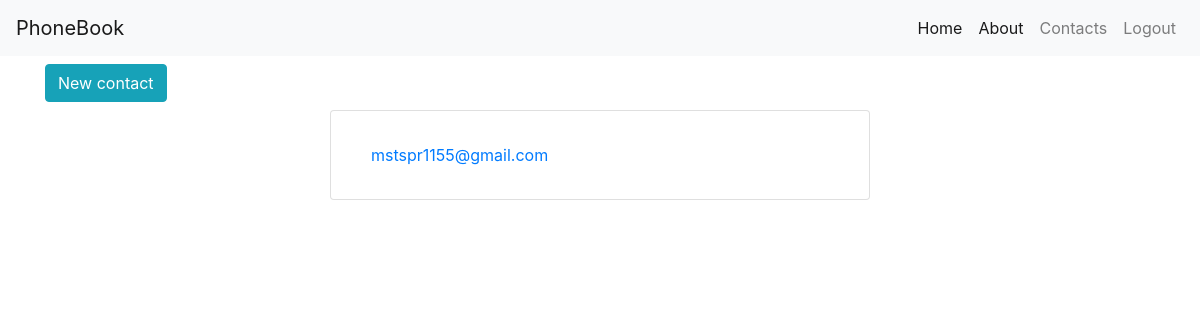
Before: /contacts/ (signed in) with the older database file.
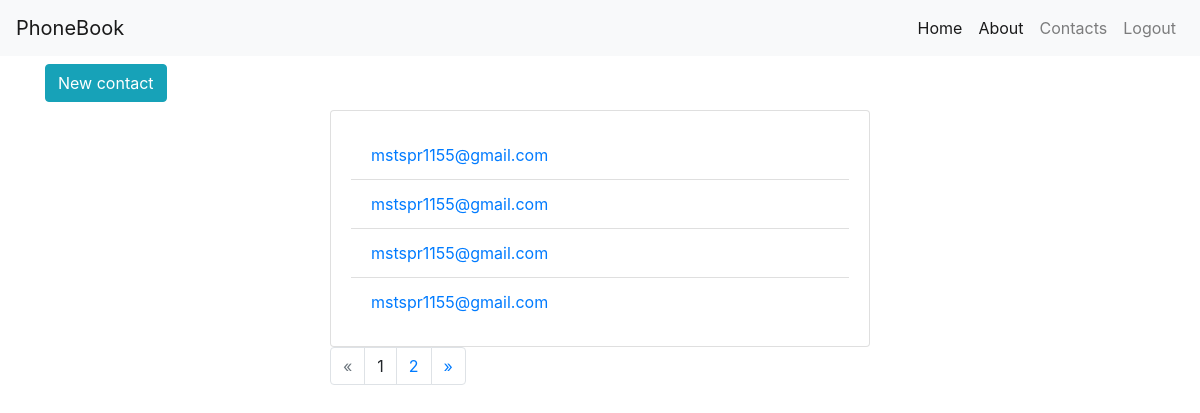
After: the same page with the newer database file.
### contact/models.py (models this page shows, shortened)
class Contact(models.Model):
    first_name = models.CharField(max_length=150)
    last_name = models.CharField(max_length=150)
    phone = models.CharField(max_length=150)
    email = models.CharField(max_length=150, blank=True)
    created_by = models.ForeignKey(User, on_delete=models.SET_NULL, null=True)
    created_at = models.DateTimeField(auto_now_add=True)

### contact/views.py (the view)
# urls.py: path("contacts/", ContactList.as_view(), name="contacts"),
class ContactList(ListView):
    context_object_name = "contacts"
    paginate_by = 4  # add this
    def get_queryset(self):
        user = self.request.user
        if user.is_authenticated:
            return Contact.objects.filter(created_by=self.request.user)
        return Contact.objects.filter(created_by=None)

### templates/contact/contact_list.html
{% extends "base.html" %}
{% block content %}
<div class="mt-2 mb-2">
  <a href="{% url 'new' %}" class="btn btn-info">New contact</a>
</div>
<div class="row">
  <div class="col-md-6 m-auto">
    <div class="card card-body">
      {% if contacts %}
      <ul class="list-group list-group-flush">
        {% for contact in contacts %}
        <li class="list-group-item">
          <a href="{% url 'details' contact.id %}"> {{ contact.email }}</a>
        </li>
        {% endfor %}
      </ul>
      {% else %}
      <p>No contact</p>
      {% endif %}
    </div>
    <nav aria-label="Page navigation example">
      {% if is_paginated %}
      <ul class="pagination">
        {% if page_obj.has_previous %}
        <li class="page-item"><a class="page-link" href="?page={{page_obj.previous_page_number}}">&laquo;</a></li>
        {% else %}
        <li class="page-item disabled"><a class="page-link" href="#">&laquo;</a></li>
        {% endif %}
        {% for i in paginator.page_range %}
        {% if page_obj.number == i %}
        <li class="page-item"><a class="page-link active">{{ i }}</a></li>
        {% else %}
        <li class="page-item"><a class="page-link" href="?page={{ i }}">{{ i }}</a></li>
        {% endif %}
        {% endfor %}
        {% if page_obj.has_next %}
        <li class="page-item">
          <a href="?page={{page_obj.next_page_number}}" class="page-link">&raquo;</a>
        </li>
        {% else %}
        <li class="page-item disabled">
          <a class="page-link">&raquo;</a>
        </li>
        {% endif %}
      </ul>
      {% endif %}
    </nav>
  </div>
</div>
{% endblock %}

### templates/base.html (shortened to what this page needs)
<!DOCTYPE html>
<html lang="en">
  <head>
    <link
      rel="stylesheet"
      href="https://stackpath.bootstrapcdn.com/bootstrap/4.4.1/css/bootstrap.min.css"
    />
  </head>
  <body>
    {% include "partials/_navbar.html" %}
    <div class="container">
      {% block content %} {% endblock %}
    </div>
  </body>
</html>

### templates/partials/_navbar.html (shortened to what this page needs)
<nav class="navbar navbar-expand-lg navbar-light bg-light">
  <a class="navbar-brand" href="{% url 'home' %}">PhoneBook</a>
  <div class="collapse navbar-collapse" id="navbarSupportedContent">
    <ul class="navbar-nav ml-auto">
      <li class="nav-item active">
        <a class="nav-link" href="{% url 'home' %}">Home </a>
      </li>
      <li class="nav-item active">
        <a class="nav-link" href="{% url 'about' %}">About </a>
      </li>
      <li class="nav-item">
        <a class="nav-link" href="{% url 'contacts' %}">Contacts</a>
      </li>
      <li class="nav-item">
        {% if request.user.is_authenticated %}
        <a href="{% url 'logout' %}" class="nav-link">Logout</a>
        {% else %}
        <a href="{% url 'login' %}" class="nav-link">Login</a>
        {% endif %}
      </li>
    </ul>
  </div>
</nav>

Changed rows visible on the page:
added Contact: email "mstspr1155@gmail.com"
added Contact: email "mstspr1155@gmail.com"
added Contact: email "mstspr1155@gmail.com"
Other visible differences:
new list line: "1"
new list line: "2"
